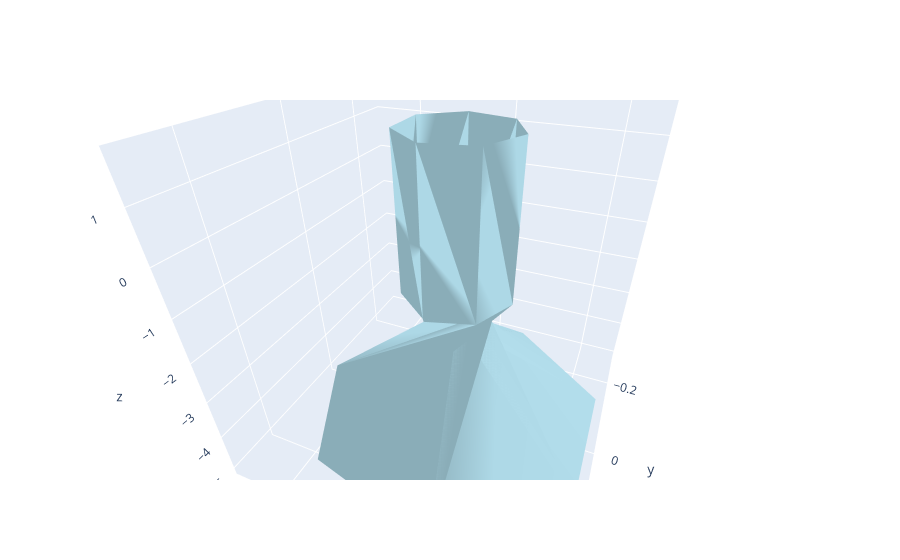

The notebook cell saved with this chart:
### Code cell
plot.show()

### Figure 1 — Plotly figure (JSON) as saved in the notebook; plotly's stock layout.template omitted (floating-point values rounded to 4 significant figures)
{"data": [{"color": "lightblue", "i": [0, 8, 1, 9, 2, 10, 3, 11, 4, 12, 5, 13, 6, 14], "j": [1, 9, 2, 10, 3, 11, 4, 12, 5, 13, 6, 14, 7, 15], "k": [8, 1, 9, 2, 10, 3, 11, 4, 12, 5, 13, 6, 14, 7], "opacity": 1, "type": "mesh3d", "x": [0.2837, 0.1769, -0.06312, -0.2556, -0.2556, -0.06312, 0.1769, 0.2837, -0.09572, -0.05968, 0.0213, 0.08624, 0.08624, 0.0213, -0.05968, -0.09572], "y": [0, 0.2218, 0.2766, 0.1231, -0.1231, -0.2766, -0.2218, -6.948e-17, 0, -0.07484, -0.09332, -0.04153, 0.04153, 0.09332, 0.07484, 2.345e-17], "z": [-5, -5, -5, -5, -5, -5, -5, -5, -1.667, -1.667, -1.667, -1.667, -1.667, -1.667, -1.667, -1.667]}, {"color": "lightblue", "i": [0, 8, 1, 9, 2, 10, 3, 11, 4, 12, 5, 13, 6, 14], "j": [1, 9, 2, 10, 3, 11, 4, 12, 5, 13, 6, 14, 7, 15], "k": [8, 1, 9, 2, 10, 3, 11, 4, 12, 5, 13, 6, 14, 7], "opacity": 1, "type": "mesh3d", "x": [-0.09572, -0.05968, 0.0213, 0.08624, 0.08624, 0.0213, -0.05968, -0.09572, -0.09572, -0.05968, 0.0213, 0.08624, 0.08624, 0.0213, -0.05968, -0.09572], "y": [0, -0.07484, -0.09332, -0.04153, 0.04153, 0.09332, 0.07484, 2.345e-17, 0, -0.07484, -0.09332, -0.04153, 0.04153, 0.09332, 0.07484, 2.345e-17], "z": [-1.667, -1.667, -1.667, -1.667, -1.667, -1.667, -1.667, -1.667, 1.667, 1.667, 1.667, 1.667, 1.667, 1.667, 1.667, 1.667]}], "layout": {"autosize": true, "scene": {"aspectmode": "auto", "aspectratio": {"x": 1, "y": 1, "z": 1}, "camera": {"center": {"x": 0, "y": 0, "z": 0}, "eye": {"x": -0.4385, "y": 1.039, "z": 0.7491}, "projection": {"type": "perspective"}, "up": {"x": 0, "y": 0, "z": 1}}}}}
